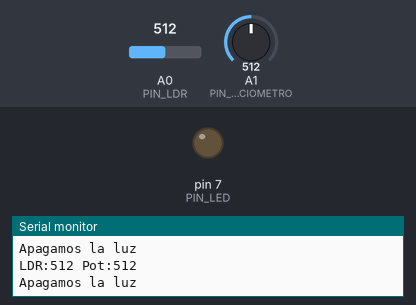
Recording of a sketch running on a simulated Arduino Uno, built with avr-gcc and run on an emulated ATmega328P. Parts: output pins drawn as LEDs (lit = HIGH), the last lines printed to the serial monitor. The inputs (shaded band) are chosen by the test bench; at power-on: A0 (PIN_LDR) = 512, A1 (PIN_POTENCIOMETRO) = 512.

Above: at 1.8 s.
1.9 s: A0 (PIN_LDR) set to 531
At 2.7 s:
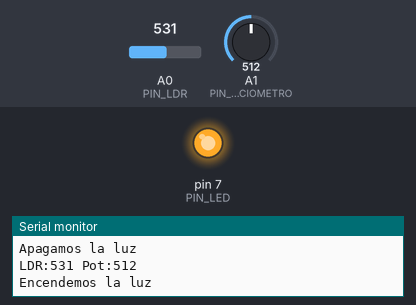
3.5 s: A0 (PIN_LDR) set to 511
At 4.3 s:
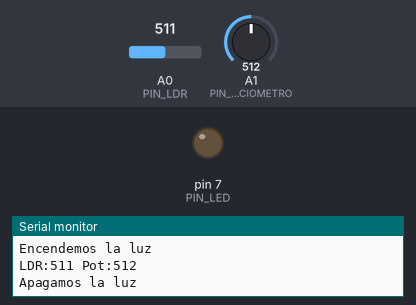
5.5 s: A0 (PIN_LDR) set to 716
At 7.1 s:
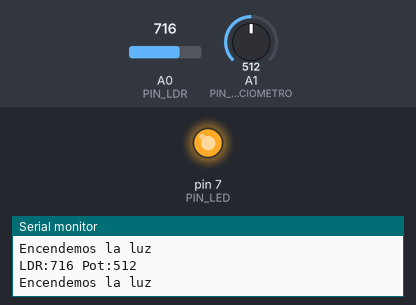
Timing chart, 0 to 8.6 s (numbered marks = the images above; inputs shaded):
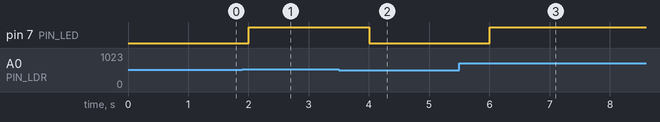

Measured:
- the behaviour switches between 512 and 513 on A0 (PIN_LDR) (found by bisection; images 0 and 1)
- after the input at 1.9 s, pin 7 (PIN_LED): LOW → HIGH after 0.10 s
- after the input at 3.5 s, pin 7 (PIN_LED): HIGH → LOW after 0.50 s
- after the input at 5.5 s, pin 7 (PIN_LED): LOW → HIGH after 0.51 s

The sketch:

_7.8.2_Interruptor_crepuscular.ino
```cpp
/*
Curso de Arduino

Interruptor crepuscular

Conexiones
Potenciómetro:
  El terminal de un extremo conectado a 5V
  El terminal del otro extremo conectado a GND
  El terminal central  conectado a A1


Resistencia LDR:
  Un terminal conectado a 5V
  Otro terminal conectado a la resistencia de 10k y conectado a A0
  El otro terminal de la resistencia conectado a GND
  (ninguno de los dos componentes tiene polaridad)

     ---- 5V
     |
    LDR
     |
     |--- A0
     |
Resistencia
     |
     ---- GND

LED conectado a  pin 7

by JAVacasM
 */


/* ==== Includes - Librerias==== */
/* ====  END Includes ==== */

/* ==== Defines - Constantes ==== */
#define PIN_LDR            A0
#define PIN_POTENCIOMETRO  A1
#define PIN_LED             7

#define TIEMPO_ESPERA     1000 // 1000 milisegundos = 1 segundo
/* ==== END Defines ==== */

/* ==== Variables Globales ==== */
/* ==== END Global Variables ==== */


/* ==== Funciones a usar - Prototipos ==== */
/* ==== END Prototipos ==== */

/* ==== Setup - Configuracion ==== */
void setup() {
  Serial.begin(9600); // Activamos la comunicación serie con el PC
  // No es necesario hacer pinMode con los pines Analógicos
  pinMode(PIN_LED,OUTPUT);
}
/* ==== END Setup ==== */

/* ==== Loop - Codigo que se repite==== */
void loop() {
  int iValorLDR=analogRead(PIN_LDR);
  int iValorPot=analogRead(PIN_POTENCIOMETRO);

  Serial.print("LDR:");
  Serial.print(iValorLDR);

  Serial.print(" Pot:");
  Serial.println(iValorPot);

  if(iValorPot<iValorLDR) {
    digitalWrite(PIN_LED,HIGH); // Encendemos la luz
    Serial.println("Encendemos la luz");
  } else {
    digitalWrite(PIN_LED,LOW); // Apagamos la luz
    Serial.println("Apagamos la luz");
  }

  delay(TIEMPO_ESPERA);
}
/* ==== End Loop ==== */

/* ==== Funciones ==== */

/* ==== END Functions ==== */
```
